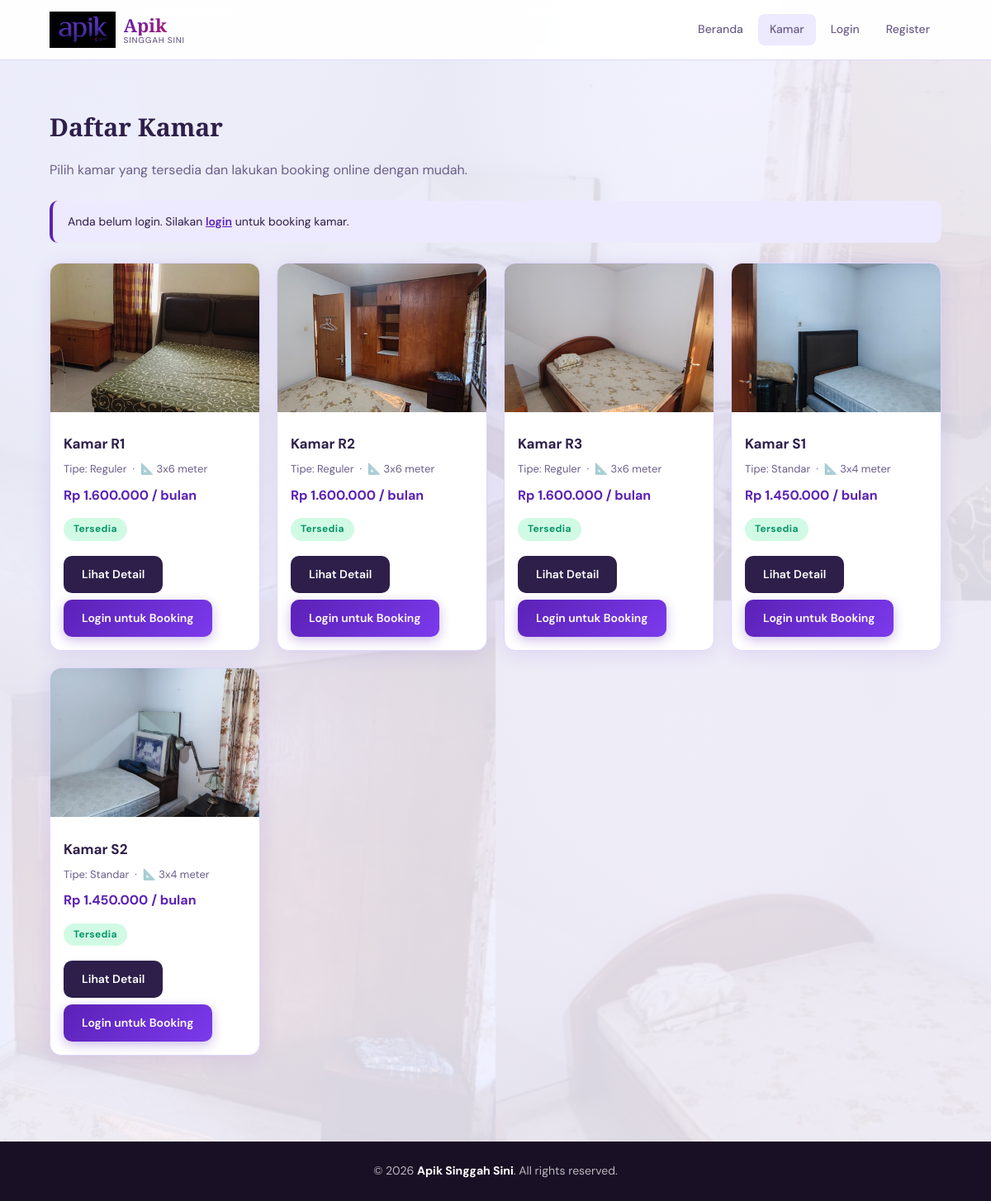
Page /kamar.php on the committed database.
### tables this page shows
CREATE TABLE IF NOT EXISTS rooms (
  id                    INT AUTO_INCREMENT PRIMARY KEY,
  nomor                 VARCHAR(10)  NOT NULL UNIQUE,
  tipe                  VARCHAR(50)  NOT NULL,
  harga                 INT          NOT NULL,
  status                ENUM('kosong','booking','terisi') DEFAULT 'kosong',
  ukuran                VARCHAR(30),
  foto                  VARCHAR(255),
  fasilitas_kamar       TEXT,
  fasilitas_kamar_mandi TEXT,
  fasilitas_umum        TEXT,
  fasilitas_parkir      TEXT,
  deskripsi             TEXT,
  created_at            TIMESTAMP DEFAULT CURRENT_TIMESTAMP
);

### includes/config.php (called while the page is built, shortened)
<?php
function getLoggedInUser(): ?array {
    return $_SESSION['user'] ?? null;
}
function formatRupiah(int $n): string {
    return 'Rp ' . number_format($n, 0, ',', '.');
}
function e(string $s): string {
    return htmlspecialchars($s, ENT_QUOTES, 'UTF-8');
}

### kamar.php (the view, shortened to what this page needs)
<?php
require_once 'includes/config.php';
$active = 'kamar';
$db    = getDB();
$rooms = $db->query('SELECT * FROM rooms ORDER BY nomor ASC')->fetchAll();
?>
<!DOCTYPE html>
<html lang="id">
<head>
  <link rel="stylesheet" href="assets/css/style.css">
</head>
<body>
<?php include 'includes/navbar.php'; ?>
<main class="container section">
  <h2>Daftar Kamar</h2>
  <p class="text-muted">Pilih kamar yang tersedia dan lakukan booking online dengan mudah.</p>
  <?php if ($user): ?>
    <div class="user-info-box">
      Login sebagai: <strong><?= e($user['name']) ?></strong>
      &nbsp;|&nbsp; Role: <strong><?= e($user['role']) ?></strong>
    </div>
  <?php else: ?>
    <div class="user-info-box">
      Anda belum login.
      Silakan <a href="login.php" style="color:var(--purple);font-weight:600;">login</a>
      untuk booking kamar.
    </div>
  <?php endif; ?>
  <div class="room-grid">
    <?php foreach ($rooms as $room): ?>
      <?php
        $canBook = $room['status'] === 'kosong';
        if ($room['status'] === 'terisi')  { $stLabel = 'Terisi';          $stClass = 'status-terisi';  }
        elseif ($room['status'] === 'booking') { $stLabel = 'Sedang Dipesan'; $stClass = 'status-booking'; }
        else                               { $stLabel = 'Tersedia';        $stClass = 'status-kosong';  }
      ?>
      <div class="room-card">
        <img src="<?= e($room['foto']) ?>" alt="Kamar <?= e($room['nomor']) ?>"
             onerror="this.src='assets/images/kamar-a1.jpg'">
        <div class="room-card-body">
          <h3>Kamar <?= e($room['nomor']) ?></h3>
          <p style="font-size:13px;color:var(--muted);">
            Tipe: <?= e($room['tipe']) ?> &nbsp;·&nbsp; 📐 <?= e($room['ukuran'] ?? '-') ?>
          </p>
          <p class="price"><?= formatRupiah($room['harga']) ?> / bulan</p>
          <span class="status <?= $stClass ?>"><?= $stLabel ?></span>
          <div style="margin-top:12px;display:flex;gap:8px;flex-wrap:wrap;">
            <a href="detail-kamar.php?id=<?= $room['id'] ?>" class="btn-secondary" style="margin-top:0;">
              Lihat Detail
            </a>
            <?php if (!$canBook): ?>
              <span class="btn-disabled" style="margin-top:0;">
                <?= $room['status'] === 'terisi' ? 'Sudah Terisi' : 'Sedang Dipesan' ?>
              </span>
            <?php elseif (!$user): ?>
              <a href="login.php" class="btn-primary" style="margin-top:0;">Login untuk Booking</a>
            <?php elseif ($user['role'] === 'admin'): ?>
              <span class="btn-disabled" style="margin-top:0;">Admin</span>
            <?php else: ?>
              <a href="detail-kamar.php?id=<?= $room['id'] ?>" class="btn-primary" style="margin-top:0;">
                Booking Sekarang
              </a>
            <?php endif; ?>
          </div>
        </div>
      </div>
    <?php endforeach; ?>
  </div>
</main>
<?php include 'includes/footer.php'; ?>
</body>
</html>

### includes/navbar.php (shortened to what this page needs)
<?php
$user = getLoggedInUser();
$active = $active ?? '';
$base   = $base   ?? '';
?>
<header class="navbar">
  <div class="container nav-content">
    <a href="<?= $base ?>index.php" class="logo-wrap">
      <img src="<?= $base ?>assets/images/logo-apik.png" alt="Apik Singgah Sini" class="logo-img">
      <div class="logo-text">
        <span class="brand-main">Apik</span>
        <span class="brand-sub">Singgah Sini</span>
      </div>
    </a>
    <nav id="navMenu">
      <a href="<?= $base ?>index.php"  <?= $active==='beranda' ?'class="nav-active"':'' ?>>Beranda</a>
      <a href="<?= $base ?>kamar.php"  <?= $active==='kamar'   ?'class="nav-active"':'' ?>>Kamar</a>
      <?php if ($user): ?>
        <?php if ($user['role'] === 'admin'): ?>
          <a href="<?= $base ?>admin/dashboard.php" <?= $active==='admin'?'class="nav-active"':'' ?>>Dashboard</a>
          <a href="<?= $base ?>admin/settings.php">Pengaturan</a>
        <?php endif; ?>
        <span class="nav-user">Halo, <strong><?= e($user['name']) ?></strong></span>
        <a href="<?= $base ?>logout.php">Logout</a>
      <?php else: ?>
        <a href="<?= $base ?>login.php"    <?= $active==='login'   ?'class="nav-active"':'' ?>>Login</a>
        <a href="<?= $base ?>register.php" <?= $active==='register'?'class="nav-active"':'' ?>>Register</a>
      <?php endif; ?>
    </nav>
  </div>
</header>

### includes/footer.php (shortened to what this page needs)
<footer class="footer">
  <p>&copy; <?= date('Y') ?> <strong><?= SITE_NAME ?></strong>. All rights reserved.</p>
</footer>

### assets/css/style.css (style rules this page uses)
*, *::before, *::after { margin: 0; padding: 0; box-sizing: border-box; }
:root { --purple: #5B21B6; --purple-mid: #7C3AED; --purple-light: #EDE9FE; --pink: #BE185D; --pink-light: #FCE7F3; --dark: #1a1025; --text: #2d1f4a; --muted: #6b5e8a; --surface: #ffffff; --bg: #f5f3ff; --border: #ddd6fe; --success: #059669; --success-light:#d1fae5; --warning: #d97706; --warning-light:#fef3c7; --danger: #dc2626; --danger-light: #fee2e2; --radius: 14px; --shadow: 0 4px 24px rgba(91,33,182,0.10); --shadow-lg: 0 8px 40px rgba(91,33,182,0.16); }
body { background: linear-gradient(rgba(245, 243, 255, 0.88), rgba(245, 243, 255, 0.88)), url('../images/bg-kosan.jpg') center/cover no-repeat fixed; background-color: var(--bg); color: var(--text); font-family: 'DM Sans', sans-serif; line-height: 1.65; }
.container { width: 90%; max-width: 1100px; margin: auto; }
.navbar { background: rgba(255,255,255,0.95); border-bottom: 1px solid var(--border); padding: 14px 0; position: sticky; top: 0; z-index: 100; backdrop-filter: blur(10px); }
.nav-content { display: flex; justify-content: space-between; align-items: center; }
.logo-wrap { display: flex; align-items: center; gap: 10px; text-decoration: none; flex-shrink: 0; }
.logo-img { height: 44px; width: auto; object-fit: contain; }
.logo-text { display: flex; flex-direction: column; line-height: 1.1; }
.logo-text .brand-main { font-family: 'Playfair Display', serif; font-size: 22px; font-weight: 700; background: linear-gradient(135deg, var(--purple) 0%, var(--pink) 100%); -webkit-background-clip: text; -webkit-text-fill-color: transparent; background-clip: text; }
.logo-text .brand-sub { font-size: 10px; font-weight: 500; color: var(--muted); letter-spacing: 0.08em; text-transform: uppercase; }
#navMenu { display: flex; align-items: center; gap: 4px; }
#navMenu a { text-decoration: none; color: var(--muted); padding: 7px 14px; border-radius: 8px; font-weight: 500; font-size: 14px; transition: all .2s; white-space: nowrap; }
nav a.nav-active { color:var(--purple); background:var(--purple-light); font-weight:700; }
.section { padding: 56px 0; }
.section h2 { margin-bottom: 14px; font-family: 'Playfair Display', serif; font-size: 30px; color: var(--text); }
.text-muted { color: var(--muted); margin-bottom: 24px; }
.btn-primary, .btn-secondary, .btn-whatsapp, .btn-disabled, .btn-payment, .btn-success { display: inline-block; padding: 11px 22px; border-radius: 10px; text-decoration: none; font-weight: 600; font-size: 14px; margin-top: 10px; cursor: pointer; border: none; transition: all .2s; font-family: 'DM Sans', sans-serif; }
.btn-primary { background: linear-gradient(135deg, var(--purple) 0%, var(--purple-mid) 100%); color: white; box-shadow: 0 4px 14px rgba(91,33,182,0.3); }
.btn-secondary { background: var(--text); color: white; }
.facility-grid, .room-grid { display: grid; grid-template-columns: repeat(auto-fit, minmax(220px, 1fr)); gap: 20px; margin-top: 24px; }
.room-card { background: white; border-radius: var(--radius); overflow: hidden; box-shadow: var(--shadow); border: 1px solid var(--border); transition: transform .2s, box-shadow .2s; }
.room-card img { width: 100%; height: 180px; object-fit: cover; }
.room-card-body { padding: 16px; }
.room-card h3 { margin-bottom: 6px; font-size: 17px; }
.price { color: var(--purple); font-weight: 700; margin: 8px 0; font-size: 16px; }
.status { display: inline-block; padding: 4px 12px; border-radius: 20px; font-size: 12px; font-weight: 700; margin: 6px 0; text-transform: capitalize; letter-spacing: 0.03em; }
.status-kosong { background: var(--success-light); color: var(--success); }
.user-info-box { background: var(--purple-light); border-left: 4px solid var(--purple); padding: 14px 18px; border-radius: 10px; margin-bottom: 24px; font-size: 14px; }
.footer { background: var(--dark); color: rgba(255,255,255,0.7); text-align: center; padding: 24px; margin-top: 48px; font-size: 14px; }
.footer strong { color: white; }

### rows in the picture
rooms: foto (picture), nomor "R1", tipe "Reguler", ukuran "3x6 meter", harga "Rp 1.600.000", status "Tersedia", shows "Login untuk Booking"
rooms: foto (picture), nomor "R2", tipe "Reguler", ukuran "3x6 meter", harga "Rp 1.600.000", status "Tersedia", shows "Login untuk Booking"
rooms: foto (picture), nomor "R3", tipe "Reguler", ukuran "3x6 meter", harga "Rp 1.600.000", status "Tersedia", shows "Login untuk Booking"
rooms: foto (picture), nomor "S1", tipe "Standar", ukuran "3x4 meter", harga "Rp 1.450.000", status "Tersedia", shows "Login untuk Booking"
rooms: foto (picture), nomor "S2", tipe "Standar", ukuran "3x4 meter", harga "Rp 1.450.000", status "Tersedia", shows "Login untuk Booking"

### other values in the picture
SITE_NAME "Apik Singgah Sini"
